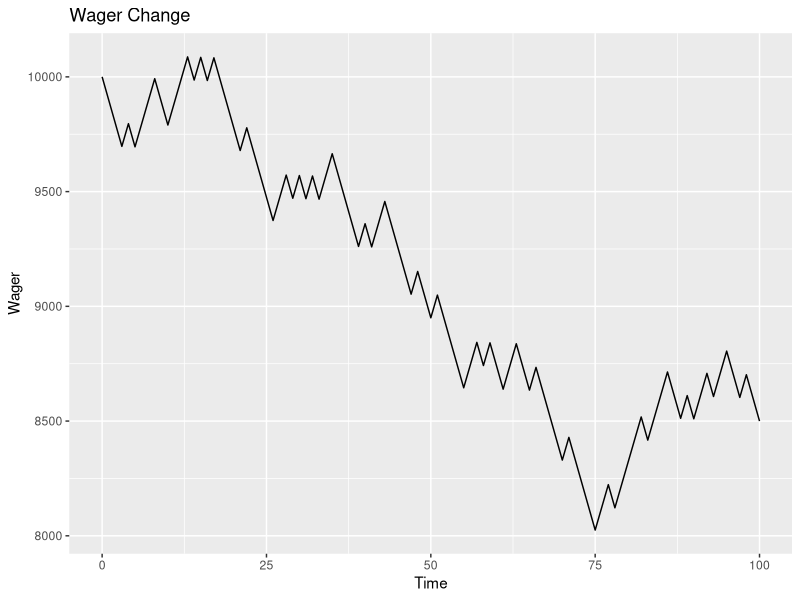
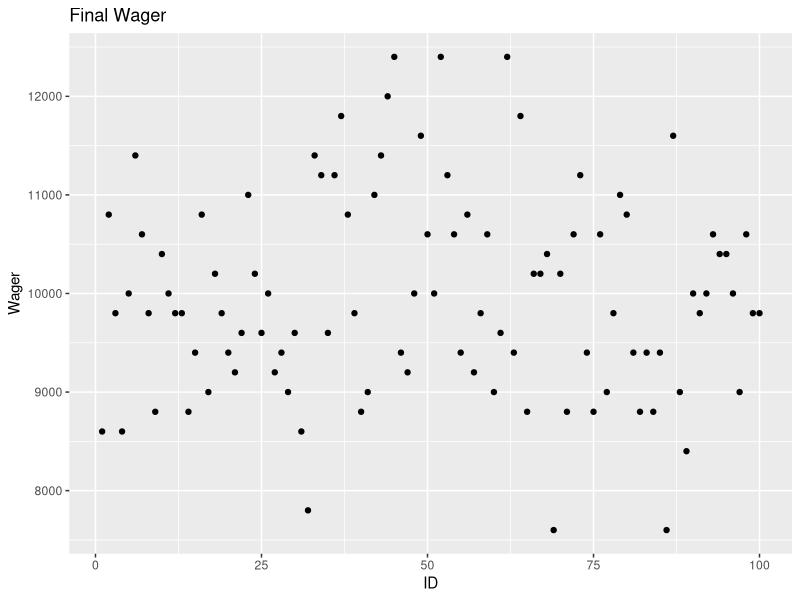
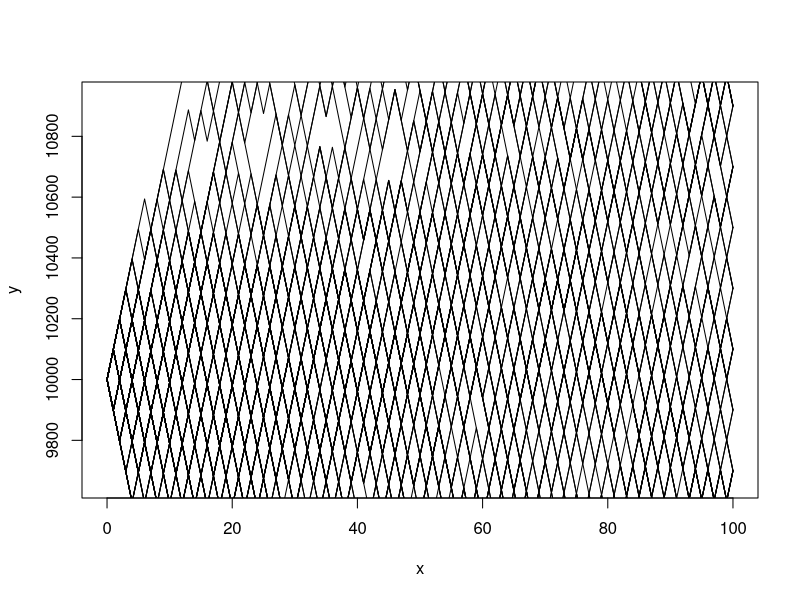
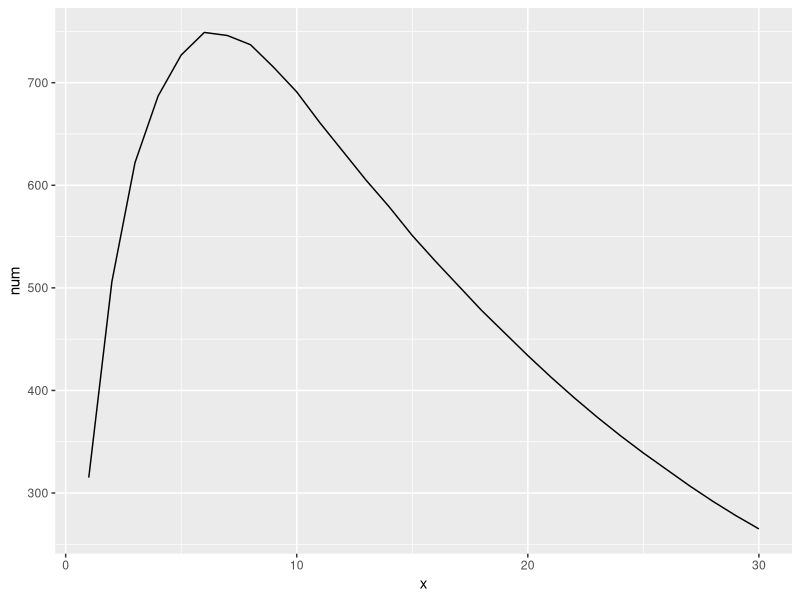

These figures' R source, in order:
set.seed(123)
start_wager=10000
toss=sample(c(-100,100),replace=TRUE,size=100)
result=cumsum(c(start_wager,toss))-c(0:100)
library(ggplot2)
times=c(0:100)
data=data.frame(times,result)
ggplot(data,aes(x=times,y=result))+geom_line()+labs(title="Wager Change",x="Time",y="Wager")

get_result=function()
{
  toss=sample(c(-100,100),replace=TRUE,size=100)
  result=sum(c(10000,toss))
  return(result)
}
set.seed(123)
start_wager=10000
result=replicate(100,get_result())
id=c(1:100)
data=data.frame(id,result)
ggplot(data,aes(x=id,y=result))+geom_point()+labs(title="Final Wager",x="ID",y="Wager")

plot.new()
for(i in 1:100)
{
  start_wager=10000
  x=c(0:100)
  toss=sample(c(-100,100),replace=TRUE,size=100)
  y=cumsum(c(start_wager,toss))-c(0:100)
  if(i==1)
  {
    plot(x,y,type='l')
  }
  else
  {
    lines(x,y,type='l')
  }
}

set.seed(123)
num_infected=30
num_normal=970
num_recover=0
num=c()
x=c(1:30)
for(i in 1:30)
{
  number_infect=sum(rbinom(num_normal,1,0.3))
  num_recover=num_recover+floor(num_infected*0.05)
  num_infected=num_infected+number_infect-floor(num_infected*0.05)
  num_normal=num_normal-number_infect
  num[i]=num_infected
}
library(ggplot2)
data=data.frame(x,num)
ggplot(data,aes(x=x,y=num))+geom_line()
